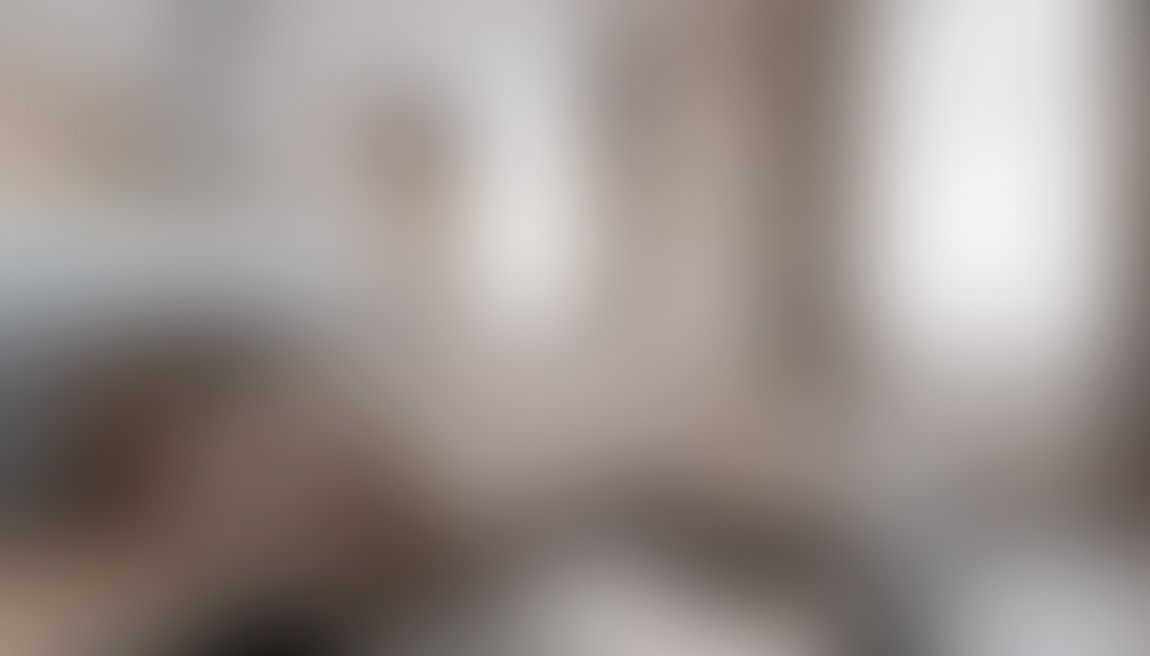
#> input picture assets/img/detail-01.jpg, 1150 x 656 px
$ python generate_favicons.py ../assets/img/detail-01.jpg
#> lines starting #> are read from the running program, lines starting #| are printed output that depends on the picture
#!/usr/bin/env python
"""
Generate favicon and browser assets from a source image.
This script creates all the necessary favicon sizes and browser-specific icons.
"""

import os
import sys
from PIL import Image

def generate_favicons(source_path, output_dir):
    """Generate all favicon and browser assets from a source image."""
#> called with source_path = '../assets/img/detail-01.jpg', output_dir = 'static/img/icons'

    # Ensure output directory exists
    os.makedirs(output_dir, exist_ok=True)

    # Define favicon sizes
    favicon_sizes = [
        (16, 16),    # favicon-16x16.png
        (32, 32),    # favicon-32x32.png
        (48, 48),    # favicon-48x48.png
        (57, 57),    # apple-touch-icon-57x57.png (iOS)
        (60, 60),    # apple-touch-icon-60x60.png (iOS)
        (72, 72),    # apple-touch-icon-72x72.png (iOS)
        (76, 76),    # apple-touch-icon-76x76.png (iOS)
        (96, 96),    # favicon-96x96.png
        (114, 114),  # apple-touch-icon-114x114.png (iOS)
        (120, 120),  # apple-touch-icon-120x120.png (iOS)
        (144, 144),  # apple-touch-icon-144x144.png (iOS)
        (152, 152),  # apple-touch-icon-152x152.png (iOS)
        (180, 180),  # apple-touch-icon-180x180.png (iOS)
        (192, 192),  # android-chrome-192x192.png
        (512, 512),  # android-chrome-512x512.png
    ]

    try:
        # Open the source image
        with Image.open(source_path) as img:
            # Generate each size
#> img is the input picture: PIL image 1150x656 RGB; mean R, G, B 154.2, 146, 141.8
            for width, height in favicon_sizes:
                resized_img = img.resize((width, height), Image.LANCZOS)

                # Save as PNG
                if width == 16:
                    output_path = os.path.join(output_dir, f"favicon-{width}x{height}.png")
                elif width == 32:
                    output_path = os.path.join(output_dir, f"favicon-{width}x{height}.png")
                elif width == 48:
                    output_path = os.path.join(output_dir, f"favicon-{width}x{height}.png")
                elif width == 96:
                    output_path = os.path.join(output_dir, f"favicon-{width}x{height}.png")
                elif width in [57, 60, 72, 76, 114, 120, 144, 152, 180]:
                    output_path = os.path.join(output_dir, f"apple-touch-icon-{width}x{height}.png")
                elif width in [192, 512]:
                    output_path = os.path.join(output_dir, f"android-chrome-{width}x{width}.png")
                else:
                    output_path = os.path.join(output_dir, f"icon-{width}x{height}.png")

                resized_img.save(output_path, "PNG")
                print(f"Generated {output_path}")
#> this loop made 15 passes
#> pass 1, in generate_favicons, `resized_img = img.resize((width, height), Image.LANCZOS)`:
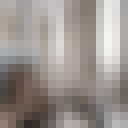
#> resized_img: PIL image 16x16 RGB (shown 8 times larger); mean R, G, B 154.3, 146.2, 141.9
#> pass 3, in generate_favicons, `resized_img = img.resize((width, height), Image.LANCZOS)`:
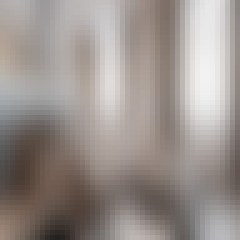
#> resized_img: PIL image 48x48 RGB (shown 5 times larger); mean R, G, B 154.2, 146, 141.8

            # Create apple-touch-icon.png (default)
            apple_touch_icon = img.resize((180, 180), Image.LANCZOS)
            apple_touch_icon.save(os.path.join(output_dir, "apple-touch-icon.png"), "PNG")
            print(f"Generated {os.path.join(output_dir, 'apple-touch-icon.png')}")
#| Generated static/img/icons/apple-touch-icon.png

            # Create favicon.ico with multiple sizes
            favicon_sizes = [(16, 16), (32, 32), (48, 48)]
            favicon_images = []
            for size in favicon_sizes:
                favicon_images.append(img.resize(size, Image.LANCZOS))
#> after the loop, favicon_images = 3 items

            favicon_path = os.path.join(output_dir, "favicon.ico")
            favicon_images[0].save(
                favicon_path,
                format="ICO",
                sizes=[(16, 16), (32, 32), (48, 48)],
                append_images=favicon_images[1:]
            )
            print(f"Generated {favicon_path}")
#| Generated static/img/icons/favicon.ico

            # Create a site.webmanifest file
            manifest_path = os.path.join(output_dir, "site.webmanifest")
            with open(manifest_path, "w") as f:
                f.write('''{
  "name": "EihDah",
  "short_name": "EihDah",
  "icons": [
    {
      "src": "/static/img/icons/android-chrome-192x192.png",
      "sizes": "192x192",
      "type": "image/png"
    },
    {
      "src": "/static/img/icons/android-chrome-512x512.png",
      "sizes": "512x512",
      "type": "image/png"
    }
  ],
  "theme_color": "#3949ab",
  "background_color": "#ffffff",
  "display": "standalone"
}''')
            print(f"Generated {manifest_path}")
#| Generated static/img/icons/site.webmanifest

            # Create browserconfig.xml
            browserconfig_path = os.path.join(output_dir, "browserconfig.xml")
            with open(browserconfig_path, "w") as f:
                f.write('''<?xml version="1.0" encoding="utf-8"?>
<browserconfig>
    <msapplication>
        <tile>
            <square70x70logo src="/static/img/icons/mstile-70x70.png"/>
            <square150x150logo src="/static/img/icons/mstile-150x150.png"/>
            <square310x310logo src="/static/img/icons/mstile-310x310.png"/>
            <wide310x150logo src="/static/img/icons/mstile-310x150.png"/>
            <TileColor>#3949ab</TileColor>
        </tile>
    </msapplication>
</browserconfig>''')
            print(f"Generated {browserconfig_path}")
#| Generated static/img/icons/browserconfig.xml

            # Create Microsoft tile images
            mstile_sizes = [
                (70, 70),      # mstile-70x70.png
                (150, 150),    # mstile-150x150.png
                (310, 310),    # mstile-310x310.png
                (310, 150),    # mstile-310x150.png
            ]

            for width, height in mstile_sizes:
                resized_img = img.resize((width, height), Image.LANCZOS)
                output_path = os.path.join(output_dir, f"mstile-{width}x{height}.png")
                resized_img.save(output_path, "PNG")
                print(f"Generated {output_path}")
#> this loop made 4 passes
#| Generated static/img/icons/mstile-70x70.png
#| Generated static/img/icons/mstile-150x150.png
#| Generated static/img/icons/mstile-310x310.png
#| Generated static/img/icons/mstile-310x150.png
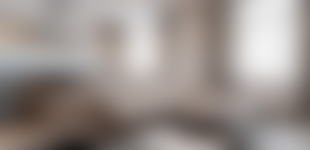
#> resized_img: PIL image 310x150 RGB; mean R, G, B 154.2, 146, 141.8

        print("\nFavicon generation complete!")
        return True

    except Exception as e:
        print(f"Error generating favicons: {e}")
        return False

if __name__ == "__main__":
    if len(sys.argv) != 2:
        print("Usage: python generate_favicons.py <source_image_path>")
        sys.exit(1)

    source_path = sys.argv[1]
    output_dir = os.path.join("static", "img", "icons")

    if not os.path.exists(source_path):
        print(f"Error: Source file '{source_path}' not found.")
        sys.exit(1)

    success = generate_favicons(source_path, output_dir)
    sys.exit(0 if success else 1)
#> (the program exits here)

$ run again, on assets/img/detail-03.jpg
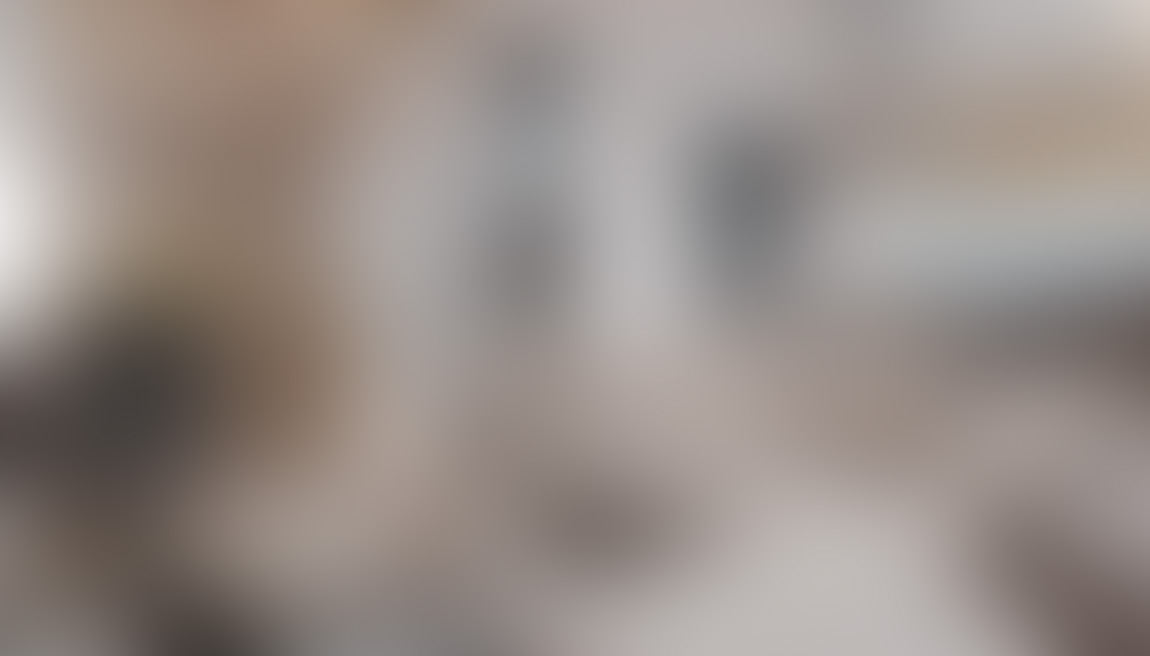
#> input picture assets/img/detail-03.jpg, 1150 x 656 px
#> in generate_favicons, img is the input picture: PIL image 1150x656 RGB; mean R, G, B 151.6, 141.8, 136.5
#> the loop in generate_favicons, `for width, height in favicon_sizes:` made 15 passes
#> pass 1, in generate_favicons, `resized_img = img.resize((width, height), Image.LANCZOS)`:
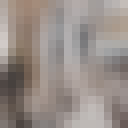
#> resized_img: PIL image 16x16 RGB (shown 8 times larger); mean R, G, B 151.5, 141.7, 136.5
#| Generated static/img/icons/apple-touch-icon.png
#> after the loop in generate_favicons, `for size in favicon_sizes:`: favicon_images = 3 items
#| Generated static/img/icons/favicon.ico
#| Generated static/img/icons/site.webmanifest
#| Generated static/img/icons/browserconfig.xml
#> the loop in generate_favicons, `for width, height in mstile_sizes:` made 4 passes
#| Generated static/img/icons/mstile-70x70.png
#| Generated static/img/icons/mstile-150x150.png
#| Generated static/img/icons/mstile-310x310.png
#| Generated static/img/icons/mstile-310x150.png
#> after the loop in generate_favicons, `for width, height in mstile_sizes:`:
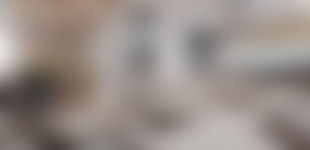
#> resized_img: PIL image 310x150 RGB; mean R, G, B 151.6, 141.8, 136.5
